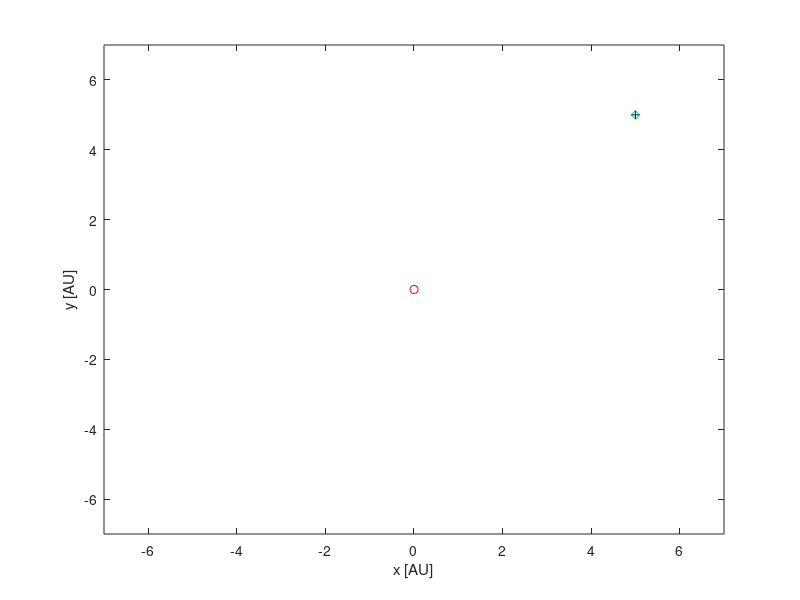

This figure's MATLAB source: (Note: this script raises an error after producing the figure.)
%
% 2 planet simulation of Jupiter, Earth around the Sun. Use Euler Cromer method
% based on 'Computational Physics' book by N Giordano and H Nakanishi
% Section 4.4
% by Kevin Berwick, modified by H. Nakanishi and D. Molnar
% This program treats the Sun as immobile at the origin.
%
clear all;
%
% Read physics parameters
%
% The star can be the Sun
%   Mass of the Sun is  2x10^{30} kg
%
% Planet 1 (can be Earth)
%   Mass of Earth is 6x10^{24} kg
%   Initial position of Earth is (1,0) in AU
%   Initial velocity of Earth is (0,2*pi) in AU/Yr
%
disp       ('Planet 1: ');
mE  = input('  m_1 / M_star: ');
xE  = input('  x_0 [AU]: ');
yE  = input('  y_0 [AU]: ');
vxE = input('  vx_0 [AU/yr]: ');
vyE = input('  vy_0 [AU/yr]: ');
%
% Planet 2 (can be Jupiter)
%   Mass of Jupiter is 1.9x10^{27} kg
%   Initial position of Jupiter is (5.2,0) in AU
%   Initial velocity of Jupiter is (0,2.7549) in AU/Yr
%   This is 2*pi*5.2 AU/11.85 years = 2.75 AU/year
%
disp       ('Planet 2: ');
mJ  = input('  m_2 / M_star: ');
xJ  = input('  x_0: ');
yJ  = input('  y_0: ');
vxJ = input('  vx_0: ');
vyJ = input('  vy_0: ');
%
% Read and set computational parameters
%
t_end = input('simulation end time [yr]: ');
dt    = input('dt [yr]: ');
nsteps = floor(t_end / dt + 0.5);
t = 0;
%
% set up trajectory plot
clf;
plot(xE, yE, 'dg', xJ, yJ, '+b', 0, 0, 'or');
axis([-7 7 -7 7]);
xlabel('x [AU]');  ylabel('y [AU]');
hold on;
path1 = animatedline(xE, yE, 'Color', 'g');
path2 = animatedline(xJ, yJ, 'Color', 'b');
%
% evolve equations of motion via Euler-Cromer
%
GM = 4 * pi^2;
for i = 1:nsteps
    % Earth-Sun, Jupiter-Sun, and Earth-Jupiter distances
	  rES = sqrt(xE^2 + yE^2);
	  rJS = sqrt(xJ^2 + yJ^2);
	  rEJ = sqrt((xE-xJ)^2 + (yE-yJ)^2);
    % update Earth's velocity
	  vxE = vxE - GM * xE*dt / rES^3 - GM*mJ * (xE-xJ)*dt / rEJ^3;
	  vyE = vyE - GM * yE*dt / rES^3 - GM*mJ * (yE-yJ)*dt / rEJ^3;
    % update Jupiter's velocity
	  vxJ = vxJ - GM * xJ*dt / rJS^3 - GM*mE * (xJ-xE)*dt / rEJ^3;
	  vyJ = vyJ - GM * yJ*dt / rJS^3 - GM*mE * (yJ-yE)*dt / rEJ^3;
    % update positions and time
	  xE = xE + vxE * dt;
	  yE = yE + vyE * dt;
  	xJ = xJ + vxJ * dt;
  	yJ = yJ + vyJ * dt;
  	t  = t + dt;
    % add new positions to trajectories
  	addpoints(path1, xE, yE);
	  addpoints(path2, xJ, yJ);
    % update plot with new data
	  title(['Simulation - Star (fixed) and 2 planets, ',num2str(t),' years']);
    drawnow;
end;
%
%
%